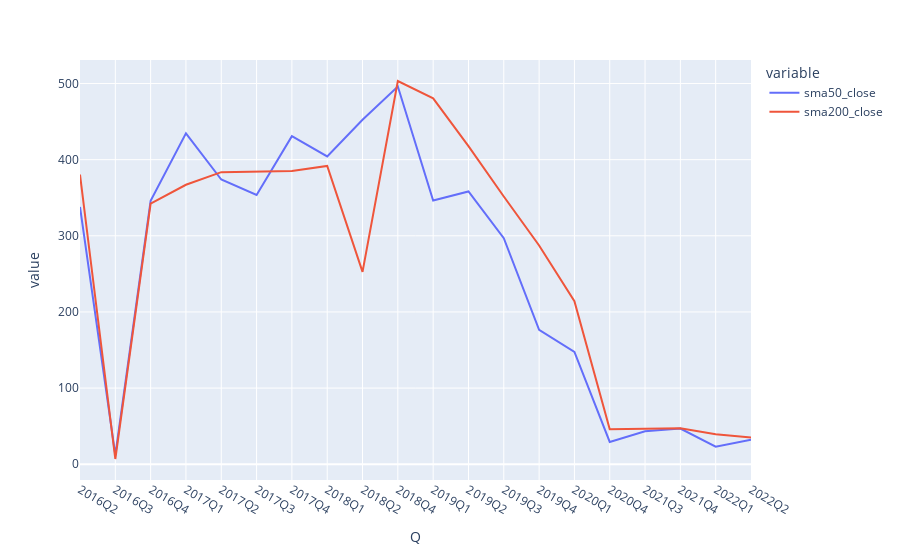

Notebook source saved alongside this figure:
### Code cell
import plotly.express as px
fig = px.line(ex1, x='Q', y=['sma50_close', 'sma200_close'])
fig.show()

### Figure 1 — Plotly figure (JSON) as saved in the notebook; plotly's stock layout.template omitted (floating-point values rounded to 4 significant figures)
{"data": [{"hovertemplate": "variable=sma50_close<br>Q=%{x}<br>value=%{y}<extra></extra>", "legendgroup": "sma50_close", "line": {"color": "#636efa", "dash": "solid"}, "marker": {"symbol": "circle"}, "mode": "lines", "name": "sma50_close", "orientation": "v", "showlegend": true, "type": "scatter", "x": ["2016Q2", "2016Q3", "2016Q4", "2017Q1", "2017Q2", "2017Q3", "2017Q4", "2018Q1", "2018Q2", "2018Q4", "2019Q1", "2019Q2", "2019Q3", "2019Q4", "2020Q1", "2020Q4", "2021Q3", "2021Q4", "2022Q1", "2022Q2"], "xaxis": "x", "y": [337.9, 11.85, 346.0, 434.5, 373.9, 353.6, 430.8, 404.2, 452.5, 496.0, 346.5, 358.3, 296.8, 176.5, 147.4, 29.26, 43.38, 46.94, 23.02, 32.34], "yaxis": "y"}, {"hovertemplate": "variable=sma200_close<br>Q=%{x}<br>value=%{y}<extra></extra>", "legendgroup": "sma200_close", "line": {"color": "#EF553B", "dash": "solid"}, "marker": {"symbol": "circle"}, "mode": "lines", "name": "sma200_close", "orientation": "v", "showlegend": true, "type": "scatter", "x": ["2016Q2", "2016Q3", "2016Q4", "2017Q1", "2017Q2", "2017Q3", "2017Q4", "2018Q1", "2018Q2", "2018Q4", "2019Q1", "2019Q2", "2019Q3", "2019Q4", "2020Q1", "2020Q4", "2021Q3", "2021Q4", "2022Q1", "2022Q2"], "xaxis": "x", "y": [380.4, 6.884, 342.3, 367.0, 383.6, 384.1, 385.0, 391.8, 252.6, 503.3, 480.5, 417.8, 351.6, 287.3, 214.0, 45.99, 46.42, 47.23, 39.31, 35.14], "yaxis": "y"}], "layout": {"legend": {"title": {"text": "variable"}, "tracegroupgap": 0}, "margin": {"t": 60}, "xaxis": {"anchor": "y", "domain": [0, 1], "title": {"text": "Q"}}, "yaxis": {"anchor": "x", "domain": [0, 1], "title": {"text": "value"}}}}
